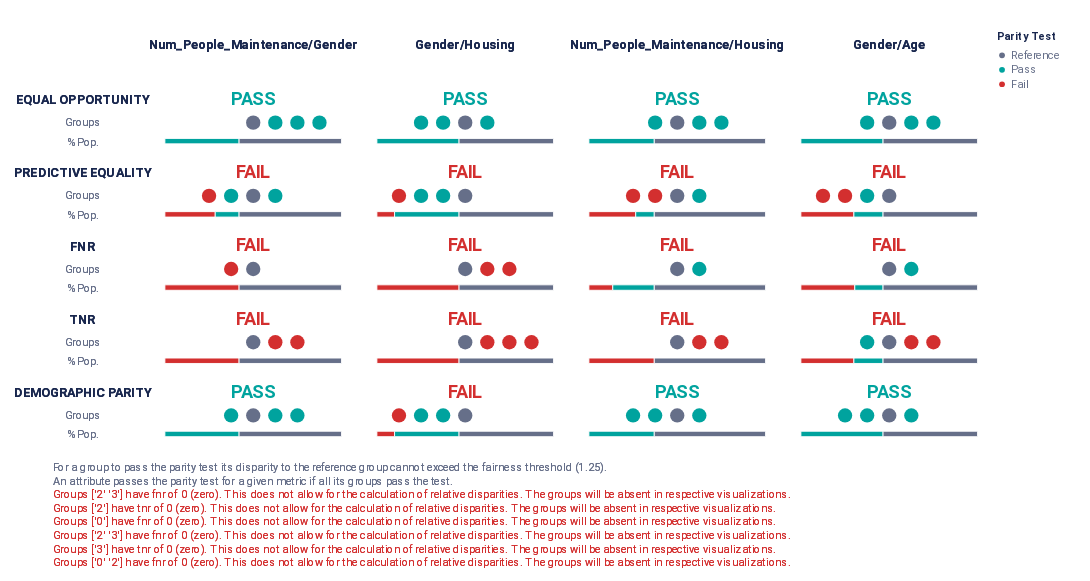
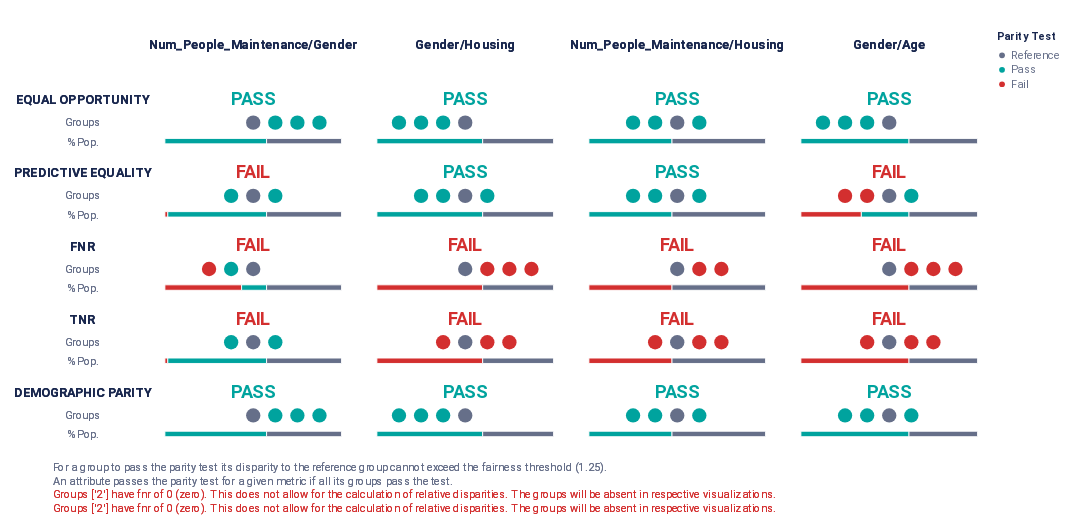

The notebook cell saved with these charts, in order:
### Code cell
''' 
2: Prevalance Sampling: Generates a training sample with controllable balanced prevalence for the groups in dataset, either by undersampling or oversampling.
'''
#transform data
data_to_transform = df_num_int.copy()
data_transformed_ps1 = pre_process_prev_sampling(data_to_transform, "num_people_maintenance/gender",target, strategy="oversample")
data_transformed_ps1["num_people_maintenance/gender"] = data_transformed_ps1["num_people_maintenance/gender"].astype(int)
data_transformed_ps2 = pre_process_prev_sampling(data_transformed_ps1, "gender/housing",target,strategy="oversample")
data_transformed_ps2["gender/housing"] = data_transformed_ps2["gender/housing"].astype(int)
data_transformed_ps3= pre_process_prev_sampling(data_transformed_ps2, "num_people_maintenance/housing",target,strategy="oversample")
data_transformed_ps3["num_people_maintenance/housing"] = data_transformed_ps3["num_people_maintenance/housing"].astype(int)
data_transformed_ps4= pre_process_prev_sampling(data_transformed_ps3, "gender/age",target,strategy="oversample")
data_transformed_ps4["gender/age"] = data_transformed_ps4["gender/age"].astype(int)
#train the new dataset
x_test_ps, y_test_ps, y_predicted_dict_ps, metrics_ps_dict = split_and_train(data_transformed_ps4,protected_attributes_int)
df_test_transformed_ps =calc_fairness_report(x_test_ps, y_test_ps, y_predicted_dict_ps["RandomForest"],target,protected_attributes_int, display_disp=True)

#compare disparities
plot_audit(df_test_int, protected_attributes_int)
plot_audit(df_test_transformed_ps, protected_attributes_int)
